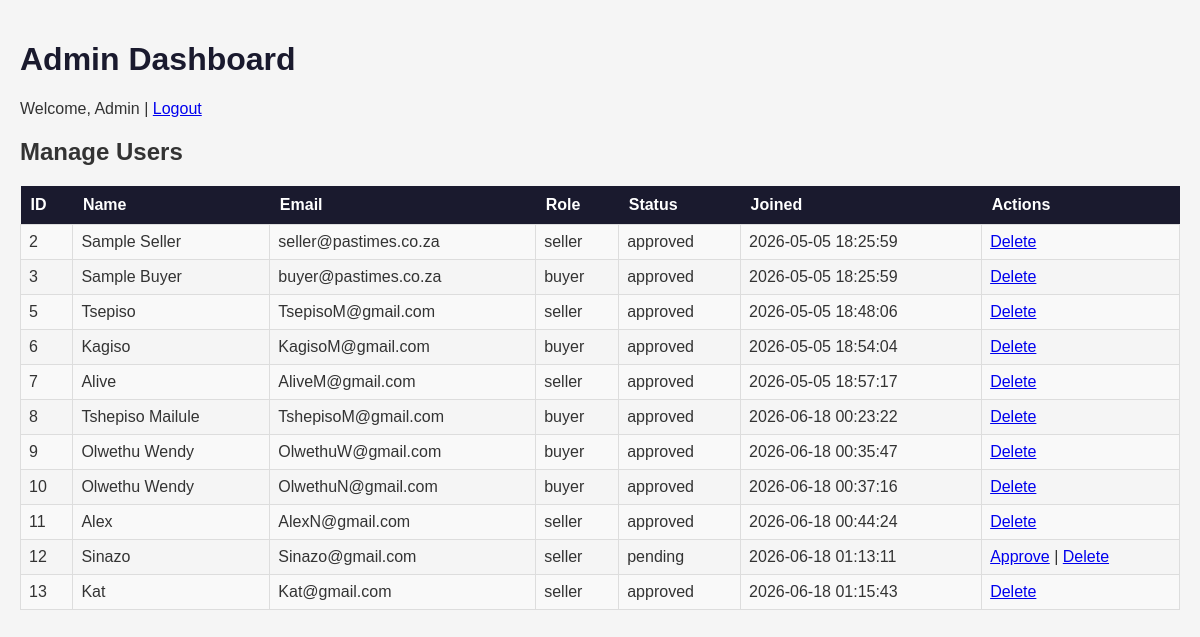
Screenshot of /admin_dashboard.php (signed in) with the database file from the repository.
### tables this page shows
CREATE TABLE `tbluser` (
  `user_id` int(11) NOT NULL,
  `name` varchar(100) DEFAULT NULL,
  `email` varchar(100) DEFAULT NULL,
  `password` varchar(255) DEFAULT NULL,
  `role` enum('buyer','seller','admin') DEFAULT 'buyer',
  `status` enum('pending','approved') DEFAULT 'approved',
  `join_date` datetime DEFAULT current_timestamp(),
  `wallet_balance` decimal(10,2) DEFAULT 0.00
);

### admin_dashboard.php (the view, shortened to what this page needs)
<?php
include "DBConn.php";
$users = $conn->query("SELECT * FROM tblUser WHERE role != 'admin'");
?>
<!DOCTYPE html>
<html lang="en">
<head>
    <link rel="stylesheet" href="css/style.css">
</head>
<body>
<h1>Admin Dashboard</h1>
<p>Welcome, <?= htmlspecialchars($_SESSION['admin_name']) ?> | <a href="logout.php">Logout</a></p>
<h2>Manage Users</h2>
<table>
    <tr>
        <th>ID</th><th>Name</th><th>Email</th>
        <th>Role</th><th>Status</th><th>Joined</th><th>Actions</th>
    </tr>
    <?php while ($row = $users->fetch_assoc()): ?>
    <tr>
        <td><?= $row['user_id'] ?></td>
        <td><?= htmlspecialchars($row['name']) ?></td>
        <td><?= htmlspecialchars($row['email']) ?></td>
        <td><?= $row['role'] ?></td>
        <td><?= $row['status'] ?></td>
        <td><?= $row['join_date'] ?></td>
        <td>
            <?php if ($row['status'] == 'pending'): ?>
                <a href="?approve=<?= $row['user_id'] ?>">Approve</a> |
            <?php endif; ?>
            <a href="?delete=<?= $row['user_id'] ?>"
               onclick="return confirm('Delete this user?')">Delete</a>
        </td>
    </tr>
    <?php endwhile; ?>
</table>
</body>
</html>

### style.css (style rules this page uses)
body { font-family: Arial, sans-serif; background: #f5f5f5; margin: 0; padding: 20px; color: #333; }
h1 { color: #1a1a2e; }
table { border-collapse: collapse; width: 100%; }
th { background: #1a1a2e; color: white; padding: 10px; text-align: left; }
td { padding: 8px; border: 1px solid #ddd; }
tr:nth-child(even) { background: #f9f9f9; }

### rows the page displays
tbluser: user_id "2", name "Sample Seller", email "seller@pastimes.co.za", role "seller", status "approved", join_date "2026-05-05 18:25:59"
tbluser: user_id "3", name "Sample Buyer", email "buyer@pastimes.co.za", role "buyer", status "approved", join_date "2026-05-05 18:25:59"
tbluser: user_id "5", name "Tsepiso", email "TsepisoM@gmail.com", role "seller", status "approved", join_date "2026-05-05 18:48:06"
tbluser: user_id "6", name "Kagiso", email "KagisoM@gmail.com", role "buyer", status "approved", join_date "2026-05-05 18:54:04"
tbluser: user_id "7", name "Alive", email "AliveM@gmail.com", role "seller", status "approved", join_date "2026-05-05 18:57:17"
tbluser: user_id "8", name "Tshepiso Mailule", email "TshepisoM@gmail.com", role "buyer", status "approved", join_date "2026-06-18 00:23:22"
tbluser: user_id "9", name "Olwethu Wendy", email "OlwethuW@gmail.com", role "buyer", status "approved", join_date "2026-06-18 00:35:47"
tbluser: user_id "10", name "Olwethu Wendy", email "OlwethuN@gmail.com", role "buyer", status "approved", join_date "2026-06-18 00:37:16"
tbluser: user_id "11", name "Alex", email "AlexN@gmail.com", role "seller", status "approved", join_date "2026-06-18 00:44:24"
tbluser: user_id "12", name "Sinazo", email "Sinazo@gmail.com", role "seller", status "pending", join_date "2026-06-18 01:13:11"
tbluser: user_id "13", name "Kat", email "Kat@gmail.com", role "seller", status "approved", join_date "2026-06-18 01:15:43"

### other values shown
$_SESSION['admin_name'] "Admin"
